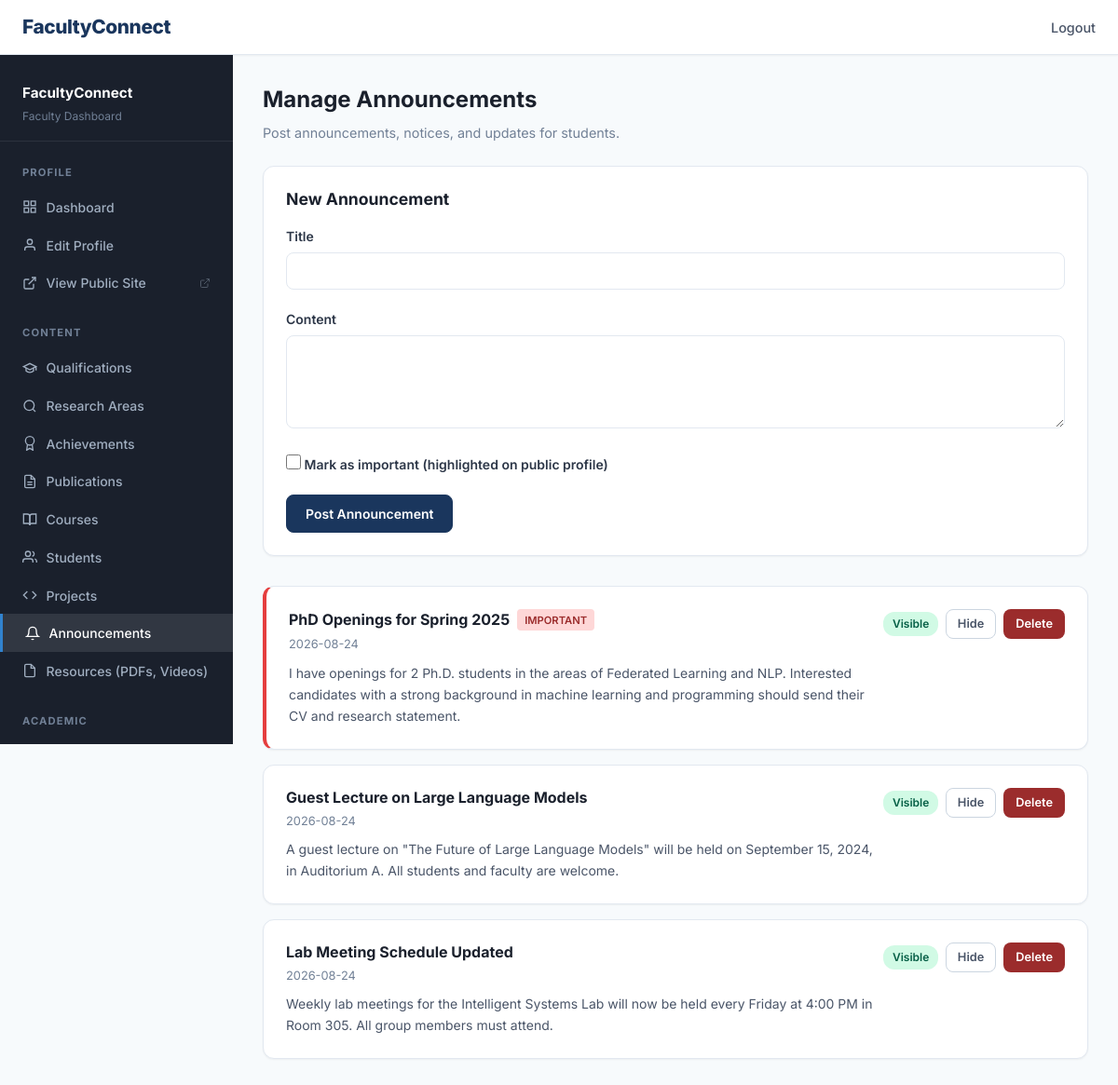
/dashboard/announcements (signed in), run on the app's committed database.
### tables this page shows
CREATE TABLE announcements (
            id INTEGER PRIMARY KEY AUTOINCREMENT,
            faculty_id INTEGER NOT NULL,
            title TEXT NOT NULL,
            content TEXT DEFAULT '',
            is_important INTEGER DEFAULT 0,
            is_published INTEGER DEFAULT 1,
            created_at TIMESTAMP DEFAULT CURRENT_TIMESTAMP,
            FOREIGN KEY (faculty_id) REFERENCES faculty(id) ON DELETE CASCADE
        );

### app.py (the view, shortened to what this page needs)
@app.route('/dashboard/announcements', methods=['GET', 'POST'])
@fresh_login_required
def manage_announcements():
    db = get_db()
    fid = g.faculty['id']
    items = db.execute(
        'SELECT * FROM announcements WHERE faculty_id=? ORDER BY is_important DESC, created_at DESC', (fid,)
    ).fetchall()
    return render_template('faculty/manage_announcements.html', faculty=g.faculty, items=items)

### app.py (called while the page is built, shortened)
def get_platform_db():
    try:
        if 'platform_db' not in g:
            g.platform_db = sqlite3.connect(app.config['DATABASE'], timeout=15)
            g.platform_db.row_factory = sqlite3.Row
            g.platform_db.execute('PRAGMA foreign_keys = ON')
            try:
                g.platform_db.execute('PRAGMA journal_mode = WAL')
            except Exception:
                pass
        return g.platform_db
    except RuntimeError:
        db = sqlite3.connect(app.config['DATABASE'], timeout=15)
        db.row_factory = sqlite3.Row
        db.execute('PRAGMA foreign_keys = ON')
        return db

def get_db():
    if 'db' not in g:
        fid = None
        try:
            fid = session.get('faculty_id')
        except RuntimeError:
            pass
        if fid:
            pdb = get_platform_db()
            row = pdb.execute('SELECT is_detached FROM faculty WHERE id = ?', (fid,)).fetchone()
        g.db = sqlite3.connect(app.config['DATABASE'], timeout=15)
        g.db.row_factory = sqlite3.Row
        g.db.execute('PRAGMA foreign_keys = ON')
        try:
            g.db.execute('PRAGMA journal_mode = WAL')
        except Exception:
            pass
        g._using_independent_db = False
    return g.db

def get_faculty_by_id(fid):
    pdb = get_platform_db()
    return pdb.execute('SELECT * FROM faculty WHERE id = ?', (fid,)).fetchone()

def fresh_login_required(f):
    @wraps(f)
    def decorated(*args, **kwargs):
        if 'faculty_id' not in session:
            flash('Please log in.', 'warning')
            return redirect(url_for('login'))
        faculty = get_faculty_by_id(session['faculty_id'])
        if not faculty or not faculty['is_active']:
            session.clear()
            flash('Account not found or deactivated.', 'danger')
            return redirect(url_for('login'))
        g.faculty = faculty
        return f(*args, **kwargs)
    return decorated

@app.context_processor
def inject_admin_counts():
    try:
        pdb = get_platform_db()
        return {
            'pending_migrations_count': pdb.execute("SELECT COUNT(*) c FROM migration_requests WHERE status='pending'").fetchone()['c'],
            'unresolved_threats_count': pdb.execute('SELECT COUNT(*) c FROM threats WHERE is_resolved=0').fetchone()['c'],
        }
    except Exception:
        return {'pending_migrations_count': 0, 'unresolved_threats_count': 0}

### templates/faculty/manage_announcements.html (shortened to what this page needs)
<!DOCTYPE html>
<html lang="en">
<head>
    <link rel="stylesheet" href="{{ url_for('static', filename='css/style.css') }}">
</head>
<body>
    <nav class="navbar"><div class="container"><a href="{{ url_for('faculty_dashboard') }}" class="navbar-brand">FacultyConnect</a><ul class="navbar-nav"><li><a href="{{ url_for('logout') }}">Logout</a></li></ul></div></nav>
    <div class="dashboard-layout">
        {% set active_page = 'announcements' %}
        {% include 'faculty/_sidebar.html' %}
        <main class="dashboard-content">
            <h1 style="font-size: 1.5rem; margin-bottom: 0.5rem;">Manage Announcements</h1>
            <p style="color: #718096; font-size: 0.9rem; margin-bottom: 1.5rem;">Post announcements, notices, and updates for students.</p>
            <div class="card" style="margin-bottom: 2rem;">
                <h3 style="font-size: 1.1rem; margin-bottom: 1rem;">New Announcement</h3>
                <form method="POST" action="{{ url_for('manage_announcements') }}">
                    <div class="form-group">
                        <label for="title">Title</label>
                        <input type="text" id="title" name="title" class="form-control" required>
                    </div>
                    <div class="form-group">
                        <label for="content">Content</label>
                        <textarea id="content" name="content" class="form-control" rows="3" required></textarea>
                    </div>
                    <div class="form-group">
                        <label class="form-check">
                            <input type="checkbox" name="is_important" value="1">
                            <span style="font-size: 0.875rem;">Mark as important (highlighted on public profile)</span>
                        </label>
                    </div>
                    <button type="submit" class="btn btn-primary">Post Announcement</button>
                </form>
            </div>
            {% if items %}
            {% for a in items %}
            <div class="card" style="margin-bottom: 1rem; {% if a.is_important %}border-left: 4px solid #e53e3e;{% endif %}">
                <div style="display: flex; justify-content: space-between; align-items: flex-start;">
                    <div style="flex: 1;">
                        <div style="display: flex; align-items: center; gap: 0.5rem; margin-bottom: 0.25rem;">
                            <h4 style="font-size: 1rem; margin: 0;">{{ a.title }}</h4>
                            {% if a.is_important %}<span style="background: #fed7d7; color: #9b2c2c; padding: 0.15rem 0.5rem; border-radius: 4px; font-size: 0.7rem; font-weight: 600;">IMPORTANT</span>{% endif %}
                        </div>
                        <p style="color: #718096; font-size: 0.8rem; margin: 0.25rem 0;">{{ a.created_at[:10] }}</p>
                        <p style="color: #4a5568; font-size: 0.875rem; margin: 0.5rem 0 0;">{{ a.content }}</p>
                    </div>
                    <div style="display: flex; align-items: center; gap: 0.5rem;">
                        <span class="status-{{ 'active' if a.is_published else 'inactive' }}">{{ 'Visible' if a.is_published else 'Hidden' }}</span>
                        <form method="POST" style="display: inline;"><button type="submit" class="btn btn-sm btn-outline">{{ 'Hide' if a.is_published else 'Show' }}</button></form>
                        <form method="POST" style="display: inline;" onsubmit="return confirm('Delete?')"><button type="submit" class="btn btn-sm btn-danger">Delete</button></form>
                    </div>
                </div>
            </div>
            {% endfor %}
            {% else %}
            <div class="empty-state"><h3>No announcements yet</h3></div>
            {% endif %}
        </main>
    </div>
</body>
</html>

### static/css/style.css (style rules this page uses)
:root { --primary: #1a365d; --primary-light: #2b4c7e; --primary-dark: #0f2440; --accent: #2c5282; --accent-light: #3182ce; --accent-hover: #2b6cb0; --success: #276749; --success-light: #38a169; --warning: #975a16; --warning-light: #d69e2e; --danger: #9b2c2c; --danger-light: #e53e3e; --info: #2b6cb0; --info-light: #4299e1; --gray-50: #f7fafc; --gray-100: #edf2f7; --gray-200: #e2e8f0; --gray-300: #cbd5e0; --gray-400: #a0aec0; --gray-500: #718096; --gray-600: #4a5568; --gray-700: #2d3748; --gray-800: #1a202c; --gray-900: #171923; --white: #ffffff; --font-sans: 'Inter', -apple-system, BlinkMacSystemFont, 'Segoe UI', Roboto, sans-serif; --font-serif: 'Merriweather', Georgia, serif; --shadow-sm: 0 1px 2px rgba(0,0,0,0.05); --shadow: 0 1px 3px rgba(0,0,0,0.1), 0 1px 2px rgba(0,0,0,0.06); --shadow-md: 0 4px 6px rgba(0,0,0,0.07), 0 2px 4px rgba(0,0,0,0.06); --shadow-lg: 0 10px 25px rgba(0,0,0,0.1), 0 4px 6px rgba(0,0,0,0.05); --shadow-xl: 0 20px 40px rgba(0,0,0,0.12); --radius: 8px; --radius-lg: 12px; --radius-xl: 16px; --transition: all 0.2s ease; --transition-slow: all 0.3s ease; }
*, *::before, *::after { margin: 0; padding: 0; box-sizing: border-box; }
html { scroll-behavior: smooth; font-size: 16px; -webkit-font-smoothing: antialiased; -moz-osx-font-smoothing: grayscale; }
body { font-family: var(--font-sans); color: var(--gray-700); background: var(--gray-50); line-height: 1.65; min-height: 100vh; }
a { color: var(--accent-light); text-decoration: none; transition: var(--transition); }
h1, h2, h3, h4, h5, h6 { color: var(--gray-800); line-height: 1.3; margin-bottom: 0.5em; font-weight: 700; }
.container { max-width: 1200px; margin: 0 auto; padding: 0 1.5rem; }
.navbar { background: var(--white); border-bottom: 1px solid var(--gray-200); padding: 0.75rem 0; position: sticky; top: 0; z-index: 100; box-shadow: var(--shadow-sm); backdrop-filter: blur(8px); background: rgba(255,255,255,0.95); }
.navbar .container { display: flex; justify-content: space-between; align-items: center; }
.navbar-brand { font-size: 1.3rem; font-weight: 800; color: var(--primary); text-decoration: none; letter-spacing: -0.02em; }
.navbar-nav { display: flex; gap: 1.5rem; list-style: none; align-items: center; }
.navbar-nav a { color: var(--gray-600); font-weight: 500; font-size: 0.9rem; padding: 0.25rem 0; position: relative; }
.navbar-nav a::after { content: ''; position: absolute; bottom: -2px; left: 0; width: 0; height: 2px; background: var(--accent-light); transition: width 0.2s ease; }
.btn { display: inline-flex; align-items: center; gap: 0.5rem; padding: 0.625rem 1.25rem; border: 1px solid transparent; border-radius: var(--radius); font-family: var(--font-sans); font-size: 0.875rem; font-weight: 600; cursor: pointer; transition: var(--transition); text-decoration: none; line-height: 1.4; white-space: nowrap; }
.btn-primary { background: var(--primary); color: var(--white); border-color: var(--primary); }
.btn-danger { background: var(--danger); color: var(--white); }
.btn-outline { background: transparent; border-color: var(--gray-300); color: var(--gray-600); }
.btn-sm { padding: 0.375rem 0.75rem; font-size: 0.8rem; }
.form-group { margin-bottom: 1.25rem; }
.form-group label { display: block; margin-bottom: 0.375rem; font-weight: 600; font-size: 0.875rem; color: var(--gray-700); }
.form-control { width: 100%; padding: 0.65rem 0.9rem; border: 1.5px solid var(--gray-200); border-radius: var(--radius); font-family: var(--font-sans); font-size: 0.9rem; color: var(--gray-700); background: var(--white); transition: var(--transition); }
.form-control::placeholder { color: var(--gray-400); }
textarea.form-control { resize: vertical; min-height: 100px; }
.form-check { display: flex; align-items: center; gap: 0.5rem; }
.form-check input[type="checkbox"] { width: 1rem; height: 1rem; accent-color: var(--accent-light); }
.card { background: var(--white); border: 1px solid var(--gray-200); border-radius: var(--radius-lg); padding: 1.5rem; box-shadow: var(--shadow-sm); transition: var(--transition); }
.dashboard-layout { display: grid; grid-template-columns: 250px 1fr; min-height: calc(100vh - 60px); }
.dashboard-content { padding: 2rem; background: var(--gray-50); min-height: 100%; }
.status-active, .status-ongoing, .status-completed, .status-inactive { display: inline-block; padding: 0.2rem 0.6rem; border-radius: 12px; font-size: 0.75rem; font-weight: 600; }
.status-active { background: #d1fae5; color: #065f46; }

### data on the page
announcements: title "PhD Openings for Spring 2025", is_important "IMPORTANT", created_at "2026-08-24", content "I have openings for 2 Ph.D. students in the areas of Federated Learning and NLP. Interested candidates with a strong background in machine learning and programming should send their CV and research statement.", is_published "Visible", is_published "Hide"
announcements: title "Guest Lecture on Large Language Models", created_at "2026-08-24", content "A guest lecture on \"The Future of Large Language Models\" will be held on September 15, 2024, in Auditorium A. All students and faculty are welcome.", is_published "Visible", is_published "Hide"
announcements: title "Lab Meeting Schedule Updated", created_at "2026-08-24", content "Weekly lab meetings for the Intelligent Systems Lab will now be held every Friday at 4:00 PM in Room 305. All group members must attend.", is_published "Visible", is_published "Hide"
